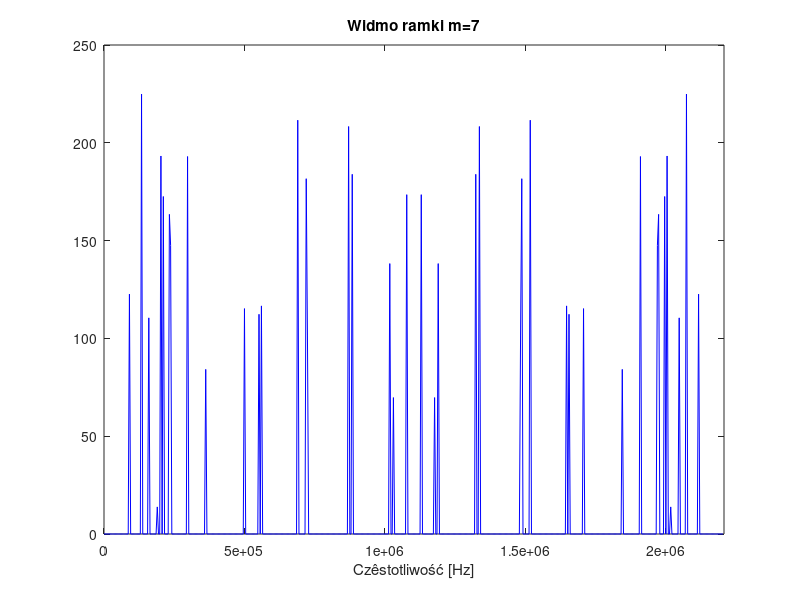

Source code (MATLAB):

% DtFT - okna i liczby próbek

clear all;
close all;

load('lab_03.mat');
indeks=411766;
a=mod(indeks,16)+1; %a=7
N=512;
M=32;
K=8;
m=0;

for m=0:K-1
    xtemp(m*N+1:(m+1)*N)=x_7(m*(N+M)+1+M:(m+1)*(N+M));
end

fs = 2208000; %%% ADSL SAMPLING FREQUENCY
figure;
for m=0:K-1
    X(m*N+1:(m+1)*N)=fft(xtemp(m*N+1:(m+1)*N));
    text=strcat('Widmo ramki m=', int2str(m));
    plot(fs*(0:N-1)/N,abs(X(m*N+1:(m+1)*N)), 'b-');
    title(text);
    xlabel('Czêstotliwość [Hz]');
    xlim([0, fs]);
    pause;
end
